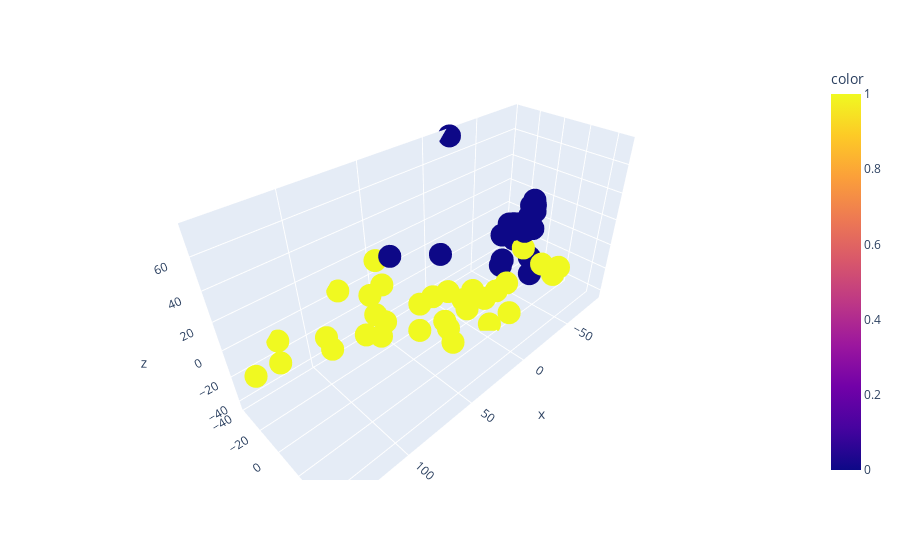

The cell this chart's notebook holds for it:
### Code cell
print(type(model))
px.scatter_3d(x = x1[:,0], y=x1[:,1], z=x1[:,2] , color=y1 )
